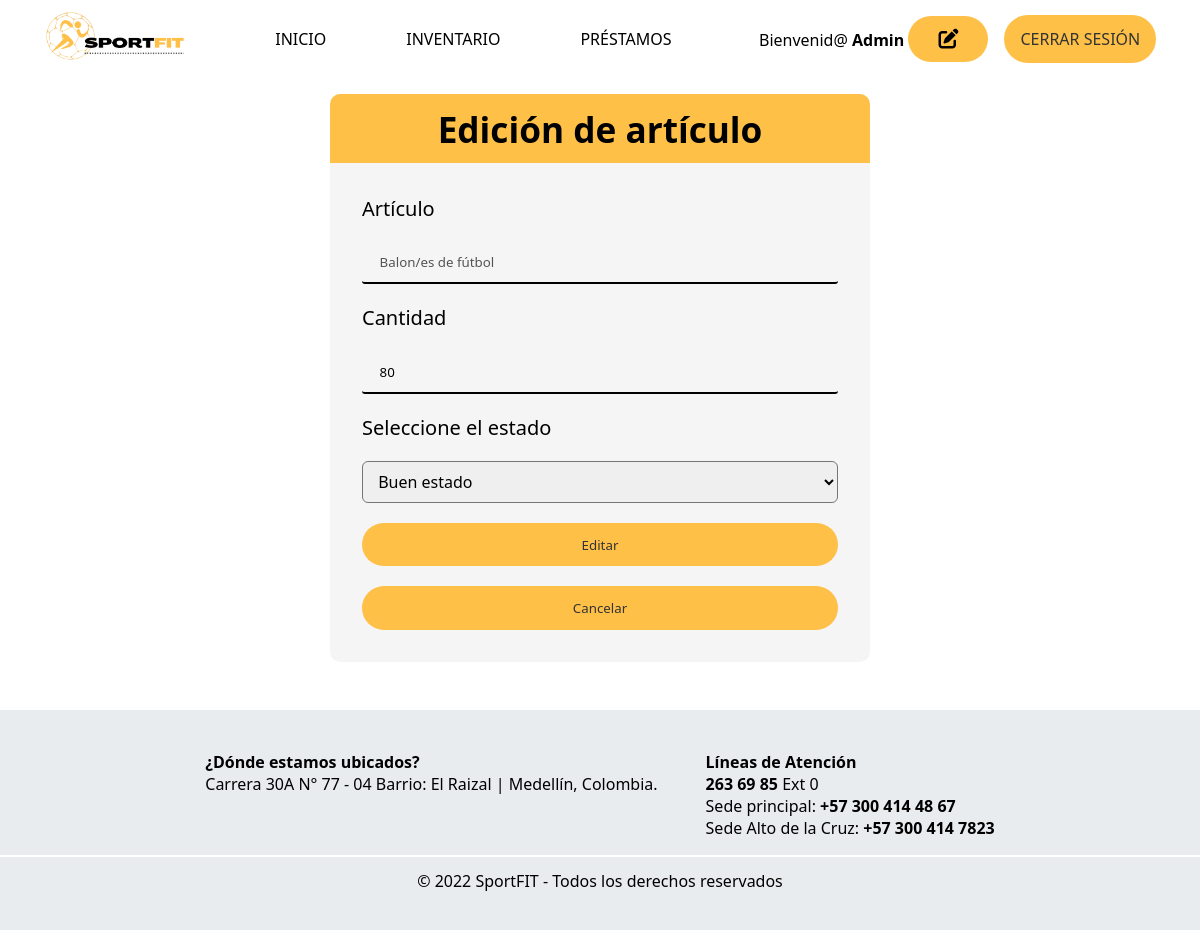
Page /vistas/editar-articulo.php?id=1 (signed in) on the earlier database version.
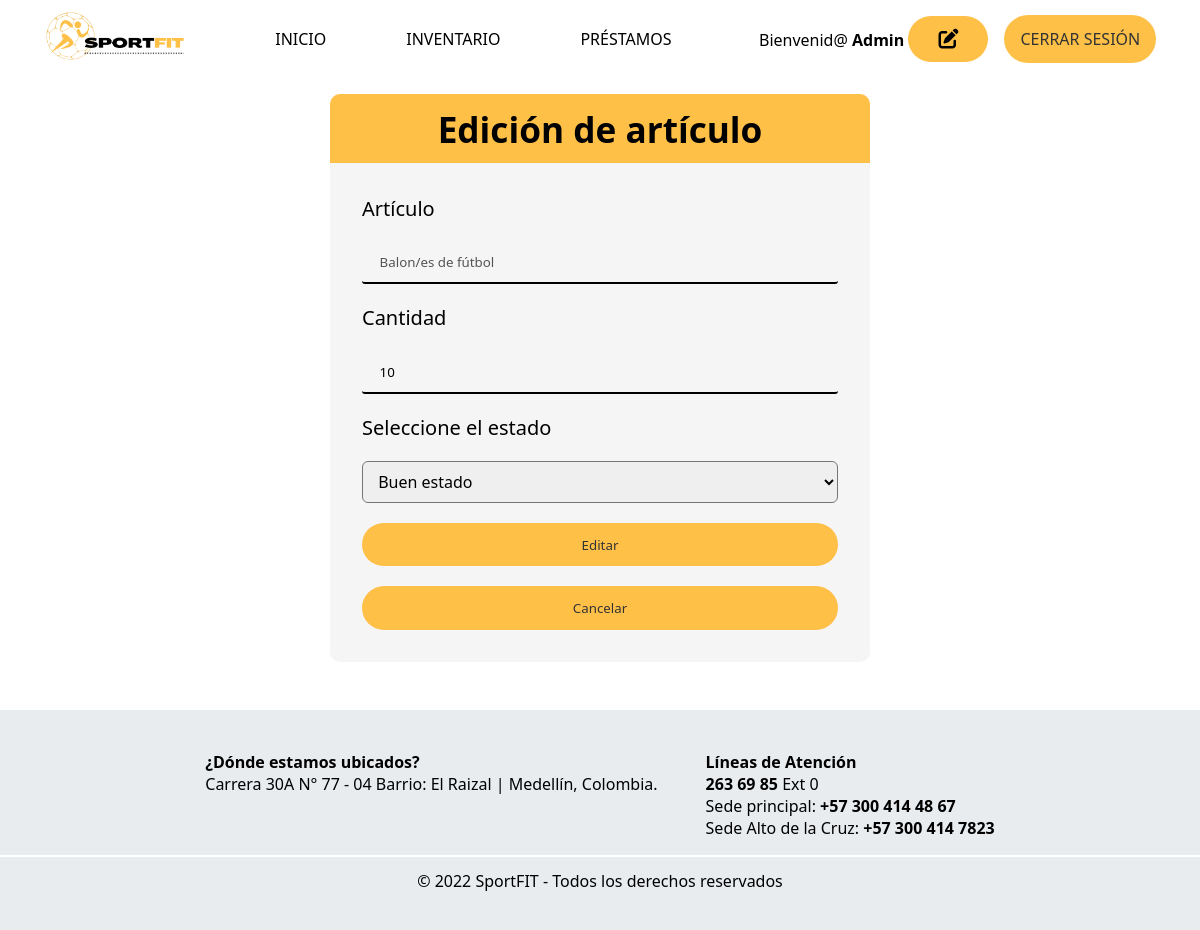
Same page on the later database version.
### tables this page shows
CREATE TABLE `articulo` (
  `id_articulo` int(5) NOT NULL,
  `tipo_articulo` varchar(30) NOT NULL,
  `cantidad` int(4) NOT NULL,
  `estado_articulo` varchar(30) NOT NULL,
  `descripcion` varchar(100) NOT NULL
);

### vistas/editar-articulo.php (the view, shortened to what this page needs)
<?php
require '../php/conexion.php';
if (isset($_SESSION['user_id'])) {
    $records = $conn->prepare('SELECT id, nombre_completo, correo, contrasena FROM usuarios WHERE id = :id');
    $records->bindParam(':id', $_SESSION['user_id']);
    $records->execute();
    $results = $records->fetch(PDO::FETCH_ASSOC);
}
$id_articulo = $_GET["id"];
?>
<!DOCTYPE html>
<html lang="es">
<head>
    <link rel="stylesheet" href="../css/styles.css">
    <link rel="stylesheet" href="../css/edicion-usuario.css">
    <link rel="stylesheet" href="https://cdnjs.cloudflare.com/ajax/libs/font-awesome/6.2.0/css/all.min.css" />
</head>
<body>
    <nav class="navbar">
        <a href="../index.php" class="logo">
            <img src="../imgs/sportfit.png" alt="logo SportFit" />
        </a>
        <ul class="center-nav">
            <li><a href="../index.php">Inicio</a></li>
            <li><a href="inventario.php">Inventario</a></li>
            <li><a href="tabla-prestamo.php">Préstamos</a></li>
        </ul>
        <div class="select">
            <p>Bienvenid@&nbsp;<strong><?php echo $results["nombre_completo"]; ?></strong><a href="editar-usuario.php" class="edit">&nbsp;<i class="fa-solid fa-pen-to-square"></i></a></p>
            <a href="logout.php" class="btn" id="iniciar-sesion">Cerrar sesión</a>
        </div>
    </nav>
    <main>
        <h2>Edición de artículo</h2>
        <form action="actualizar-articulo.php" method="POST" id="edicion">
            <?php
            require '../php/conexionsqli.php';
            $result = mysqli_query($cnx, "SELECT * FROM articulo WHERE id_articulo = '$id_articulo'");
            while ($row = mysqli_fetch_array($result)) {
                echo "<label>Artículo</label>";
                echo "<input value='{$row['tipo_articulo']}' disabled placeholder='Articulo' type='text' name='articulo'>";
                echo "<label>Cantidad</label>";
                echo "<input required value='{$row['cantidad']}' placeholder='Cantidad' type='number' name='cantidad'>";
            ?>
            <label for='estado'>Seleccione el estado</label>
            <select name='estado' required>
                <option selected value='Buen estado'>Buen estado</option>
            </select>
            <?php
                echo "<button type='submit' class='btn'>Editar</button>";
                echo "<a href='inventario.php' class='btn'>Cancelar</a>";
            } ?>
        </form>
    </main>
    <footer>
        <ul class="footer-info">
            <li><strong>¿Dónde estamos ubicados?</strong>
                <ul>
                    <li><a href="https://goo.gl/maps/YQ8RRNZhMk4FwjLE9" target="_blank">Carrera 30A N° 77 - 04 Barrio: El Raizal | Medellín, Colombia.</a></li>
                </ul>
            </li>
            <li><strong>Líneas de Atención</strong>
                <ul>
                    <li><strong><a href="tel:+572636985">263 69 85</a></strong> Ext 0</li>
                    <li>Sede principal: <strong><a href="tel:+573004144867">+57 300 414 48 67</a></strong></li>
                    <li>Sede Alto de la Cruz: <strong><a href="tel:+573004147823">+57 300 414 7823</a></strong></li>
                </ul>
            </li>
        </ul>
        <div class="separador"></div>
        <div class="copyright">
            © 2022 SportFIT - Todos los derechos reservados
        </div>
    </footer>
</body>
</html>

Differences in the rows shown:
changed articulo "Balon/es de fútbol": cantidad "80" → "10"
